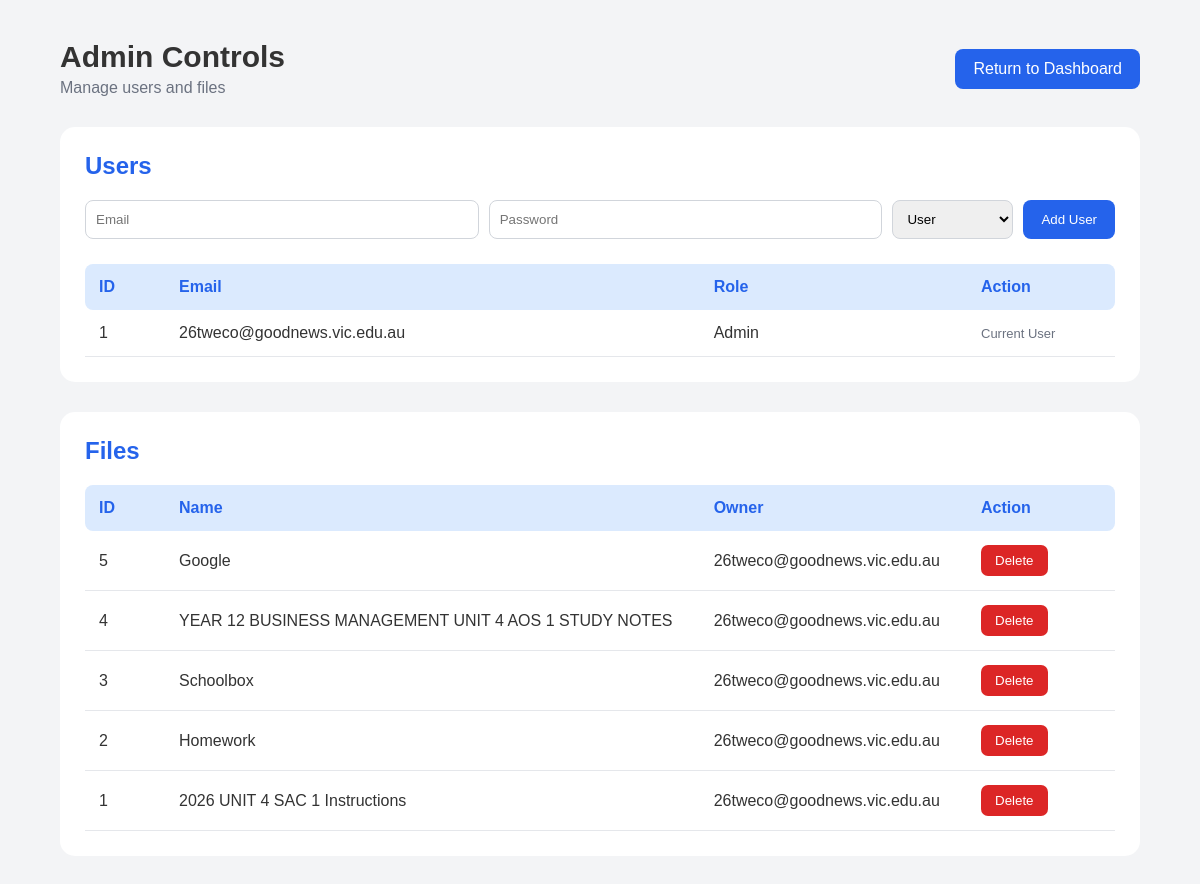
Page /admin (signed in) on the earlier database version.
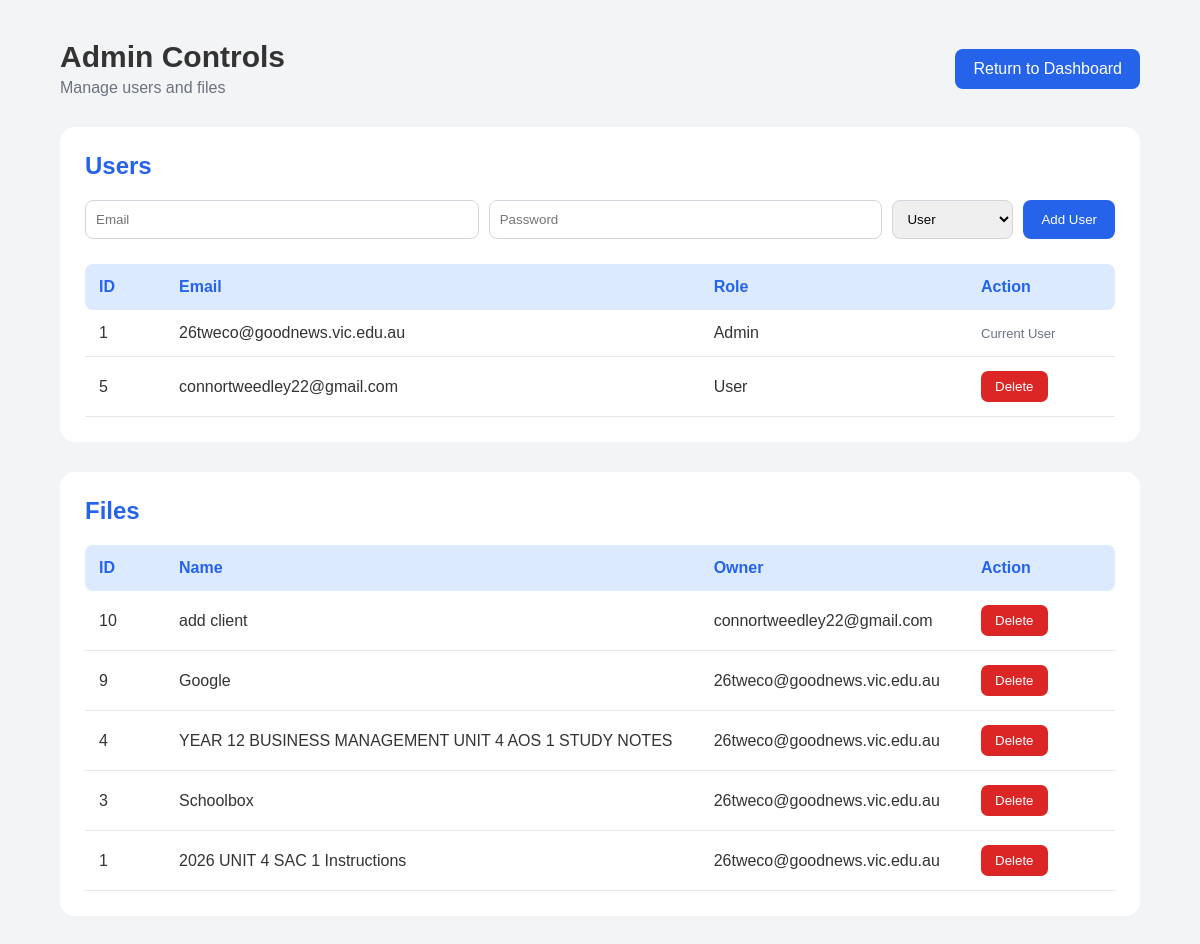
Same page on the later database version.
### tables this page shows
CREATE TABLE Users (

        UserID INTEGER PRIMARY KEY AUTOINCREMENT,

        Email TEXT UNIQUE NOT NULL,

        Password TEXT NOT NULL,

        Role TEXT NOT NULL DEFAULT 'User'

    );

CREATE TABLE Files (

        FileID INTEGER PRIMARY KEY AUTOINCREMENT,

        FileName TEXT NOT NULL,

        FileType TEXT NOT NULL,

        FileURL TEXT NOT NULL,

        FileOwner TEXT NOT NULL,

        LastAccessed TEXT NOT NULL,

        FileSize TEXT,

        IsPinned INTEGER DEFAULT 0

    );

### app.py (the view)
@app.route("/admin")
def admin():
    if "email" not in session:
        return redirect(url_for("login_page"))
    if session.get("role") != "Admin":
        return redirect(url_for("dashboard"))
    connection = sqlite3.connect(DATABASE)
    connection.row_factory = sqlite3.Row
    cursor = connection.cursor()
    cursor.execute("""
        SELECT UserID, Email, Role
        FROM Users
        ORDER BY UserID
    """)
    users = cursor.fetchall()
    cursor.execute("""
        SELECT *
        FROM Files
        ORDER BY FileID DESC
    """)
    files = cursor.fetchall()
    connection.close()
    return render_template(
        "admin.html",
        users=users,
        files=files
    )

### templates/admin.html (shortened to what this page needs)
<!DOCTYPE html>
<html lang="en">
<head>
    <link
        rel="stylesheet"
        href="{{ url_for('static', filename='css/admin.css') }}"
    >
</head>
<body>
<div class="admin-container">
    <header class="admin-header">
        <div>
            <h1>Admin Controls</h1>
            <p>
                Manage users and files
            </p>
        </div>
        <a
            href="{{ url_for('dashboard') }}"
            class="back-btn"
        >
            Return to Dashboard
        </a>
    </header>
    <section class="admin-section">
        <h2>Users</h2>
        <form
            action="{{ url_for('add_user') }}"
            method="POST"
            class="add-user-form"
        >
            <input
                type="email"
                name="email"
                placeholder="Email"
                required
            >
            <input
                type="password"
                name="password"
                placeholder="Password"
                required
            >
            <select
                name="role"
                required
            >
                <option value="User">
                    User
                </option>
            </select>
            <button type="submit">
                Add User
            </button>
        </form>
        <div class="admin-table">
            <div class="table-head users-grid">
                <div>ID</div>
                <div>Email</div>
                <div>Role</div>
                <div>Action</div>
            </div>
            {% for user in users %}
                <div class="table-row users-grid">
                    <div>
                        {{ user["UserID"] }}
                    </div>
                    <div>
                        {{ user["Email"] }}
                    </div>
                    <div>
                        {{ user["Role"] }}
                    </div>
                    <div>
                        {% if user["Email"] != session.get("email") %}
                            <form
                                action="{{ url_for('delete_user', user_id=user['UserID']) }}"
                                method="POST"
                            >
                                <button
                                    type="submit"
                                    class="delete-btn"
                                >
                                    Delete
                                </button>
                            </form>
                        {% else %}
                            <span class="current-user">
                                Current User
                            </span>
                        {% endif %}
                    </div>
                </div>
            {% endfor %}
        </div>
    </section>
    <section class="admin-section">
        <h2>Files</h2>
        <div class="admin-table">
            <div class="table-head files-grid">
                <div>ID</div>
                <div>Name</div>
                <div>Owner</div>
                <div>Action</div>
            </div>
            {% for file in files %}
                <div class="table-row files-grid">
                    <div>
                        {{ file["FileID"] }}
                    </div>
                    <div>
                        {{ file["FileName"] }}
                    </div>
                    <div>
                        {{ file["FileOwner"] }}
                    </div>
                    <div>
                        <form
                            action="{{ url_for('delete_file', file_id=file['FileID']) }}"
                            method="POST"
                        >
                            <button
                                type="submit"
                                class="delete-btn"
                            >
                                Delete
                            </button>
                        </form>
                    </div>
                </div>
            {% endfor %}
        </div>
    </section>
</div>
</body>
</html>

Differences in the rows shown:
removed Files: FileID "5", FileName "Google", FileOwner "26tweco@goodnews.vic.edu.au"
removed Files: FileID "2", FileName "Homework", FileOwner "26tweco@goodnews.vic.edu.au"
added Users: UserID "5", Email "connortweedley22@gmail.com", Role "User"
added Files: FileID "10", FileName "add client", FileOwner "connortweedley22@gmail.com"
added Files: FileID "9", FileName "Google", FileOwner "26tweco@goodnews.vic.edu.au"
